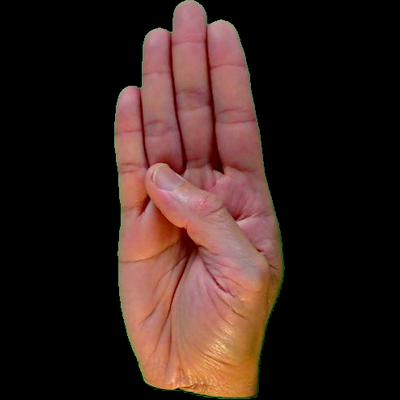
#> input picture Vision Artificial/TPFinal2/databaseASL/TPFtesting/b_hand1_b_bot_seg_3_cropped.jpeg, 400 x 400 px, given in place of d, which was not available
$ python -i testbinario.py   (imports and definitions only)
#> lines starting #> are read from the running program, lines starting #| are printed output that depends on the picture; after the words box and inside, x2 and y2 are one past the last pixel; in counts of white or black regions, pixels touching at a corner belong together; pictures that were not available may be replaced by others from this repository, and a replacement may not be noted
### Vision Artificial/TPFinal2/utils/TPFhu_moments_generation.py
import cv2
import csv
import glob
import numpy
import math
import os

from utils.TPFlabel_converters import label_to_int

# Escribo los valores de los momentos de Hu en el archivo
# [36 lines left out: functions write_hu_moments, generate_hu_moments_file, not called in this run]


# Encargada de generar los momentos de Hu para las imagenes
def hu_moments_of_file(filename):
    image = cv2.imread(filename)
    gray = cv2.cvtColor(image, cv2.COLOR_RGB2GRAY)
    _, bin = cv2.threshold(gray, 1, 255, cv2.THRESH_BINARY)

    # Invert the image so the area of the UAV is filled with 1's. This is necessary since
    # cv::findContours describes the boundary of areas consisting of 1's.
    bin = 255 - bin # como sabemos que las figuras son negras invertimos los valores binarios para que esten en 1.

    kernel = numpy.ones((3, 3), numpy.uint8)  # Tamaño del bloque a recorrer
    # buscamos eliminar falsos positivos (puntos blancos en el fondo) para eliminar ruido.
    bin = cv2.morphologyEx(bin, cv2.MORPH_ERODE, kernel)

    contours, hierarchy = cv2.findContours(bin, cv2.RETR_LIST,
                                           cv2.CHAIN_APPROX_SIMPLE)  # encuetra los contornos
    shape_contour = max(contours, key=cv2.contourArea)  # Agarra el contorno de area maxima

    # Calculate Moments
    moments = cv2.moments(shape_contour)  # momentos de inercia
    # Calculate Hu Moments
    huMoments = cv2.HuMoments(moments)  # momentos de Hu
    # Log scale hu moments
    for i in range(0, 7):
        huMoments[i] = -1 * math.copysign(1.0, huMoments[i]) * math.log10(abs(huMoments[i])) # Mapeo para agrandar la escala.
    return huMoments

### Vision Artificial/TPFinal2/testbinario.py
import cv2
import glob
import numpy as np
from utils.TPFhu_moments_generation import hu_moments_of_file
from utils.TPFlabel_converters import int_to_label

def show_images(files):
    current_index = 0
    total_images = len(files)

    while True:
        # Leer la imagen actual
        image = cv2.imread(files[current_index])
#> image is the input picture: shape (400, 400, 3); mean B, G, R 29.5, 34, 53.9

        # Obtener el nombre del archivo para mostrarlo
        filename = files[current_index].split('/')[-1]

        # Preparar imagen binaria (similar al proceso en hu_moments_generation)
        gray = cv2.cvtColor(image, cv2.COLOR_BGR2GRAY)
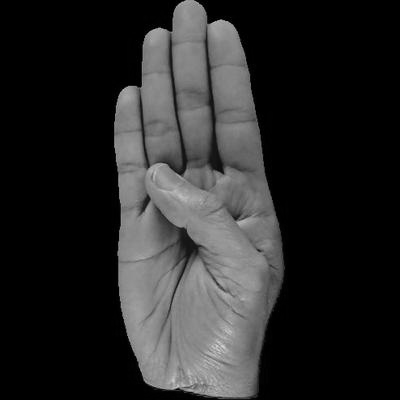
#> gray: shape (400, 400); min 0, max 214, mean 39.4
        blurred = cv2.GaussianBlur(gray, (5, 5), 0)
        _, binary = cv2.threshold(blurred, 10, 255, cv2.THRESH_BINARY)
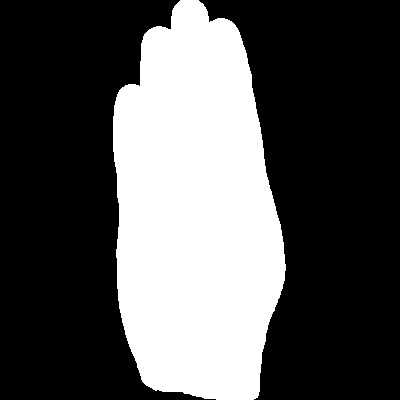
#> binary: shape (400, 400); 33.4% white; 1 white region, box (x1, y1, x2, y2) and area: (113, 0, 286, 400) 53385

        # Calcular los momentos de Hu y predecir
        hu_moments = hu_moments_of_file(files[current_index])
#> in hu_moments_of_file, `gray = cv2.cvtColor(image, cv2.COLOR_RGB2GRAY)`:
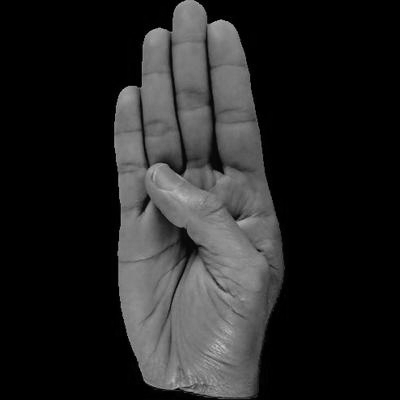
#> gray: shape (400, 400); min 0, max 195, mean 34.9
#> in hu_moments_of_file, `_, bin = cv2.threshold(gray, 1, 255, cv2.THRESH_BINARY)`:
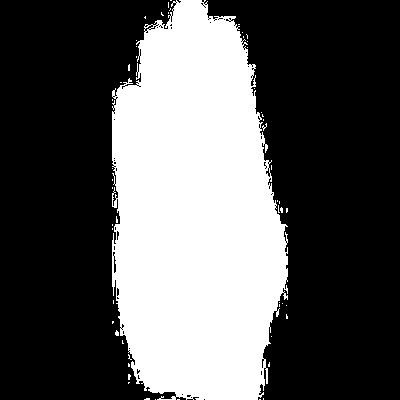
#> bin: shape (400, 400); 34.7% white; 56 white regions (55 under 20 px), largest, box (x1, y1, x2, y2) and area: (112, 0, 288, 400) 55251
#> in hu_moments_of_file, `bin = cv2.morphologyEx(bin, cv2.MORPH_ERODE, kernel)`:
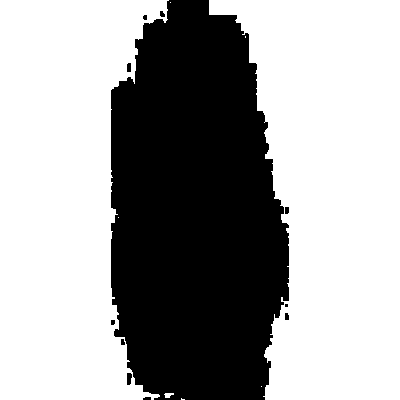
#> bin: shape (400, 400); 63.6% white; 11 black regions (3 under 20 px)
#> in hu_moments_of_file, `contours, hierarchy = cv2.findContours(bin, cv2.RETR_LIST, cv2.CHAIN_A..`: contours = 17 contours, 6 with area under 20; largest, box (x1, y1, x2, y2) and area: (209, 0, 400, 400) 52346, (0, 0, 169, 400) 48363, (126, 372, 133, 386) 66, (126, 62, 132, 73) 46, (284, 206, 290, 215) 36
#> in hu_moments_of_file, `shape_contour = max(contours, key=cv2.contourArea)`: shape_contour = contour of 209 points, box (x1, y1, x2, y2) (209, 0, 400, 400), area 52346
#> in hu_moments_of_file, `moments = cv2.moments(shape_contour)`: moments = moments, m00 52346, centre m10/m00, m01/m00 = (332.2, 189.2)
#> in hu_moments_of_file, `huMoments = cv2.HuMoments(moments)`: huMoments = [0.303, 0.0591, 0.00101, 0.000211, 5.98e-08, 2.54e-05, -7.66e-08]
#> after the loop in hu_moments_of_file, `for i in range(0, 7):`: huMoments = [0.519, 1.23, 3, 3.68, 7.22, 4.6, -7.12]
#> hu_moments = [0.519, 1.23, 3, 3.68, 7.22, 4.6, -7.12]
        sample = np.array([hu_moments], dtype=np.float32)
#> sample = [0.519, 1.23, 3, 3.68, 7.22, 4.6, -7.12]
#> (the run stopped early here; a loop or call above may not have finished)

$ run again, on Vision Artificial/TPFinal2/databaseASL/TPFtesting/h_hand2_h_top_seg_4_cropped.jpeg
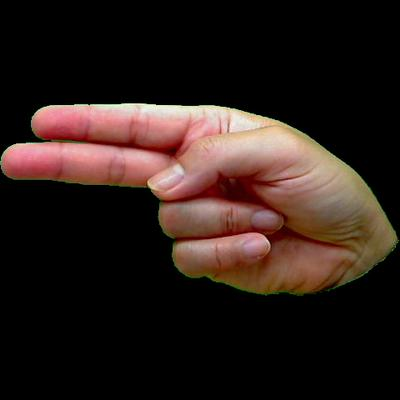
#> input picture Vision Artificial/TPFinal2/databaseASL/TPFtesting/h_hand2_h_top_seg_4_cropped.jpeg, 400 x 400 px, given in place of d, which was not available
#> in show_images, image is the input picture: shape (400, 400, 3); mean B, G, R 25.9, 30.5, 44.2
#> in show_images, `_, binary = cv2.threshold(blurred, 10, 255, cv2.THRESH_BINARY)`:
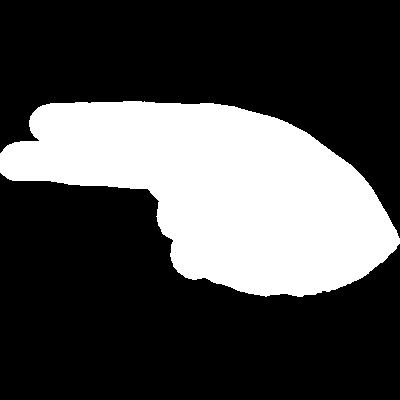
#> binary: shape (400, 400); 29.4% white; 1 white region, box (x1, y1, x2, y2) and area: (0, 101, 400, 297) 47029
#> in hu_moments_of_file, `bin = cv2.morphologyEx(bin, cv2.MORPH_ERODE, kernel)`:
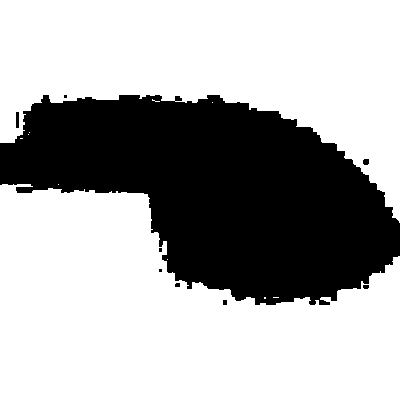
#> bin: shape (400, 400); 67.3% white; 9 black regions (4 under 20 px)
#> contours = 20 contours, 12 with area under 20; largest, box (x1, y1, x2, y2) and area: (0, 184, 400, 400) 59040, (0, 0, 400, 223) 47384, (15, 111, 20, 129) 66, (362, 158, 370, 166) 42, (174, 95, 183, 102) 42, (362, 284, 370, 290) 30, (222, 299, 228, 306) 28, (174, 282, 181, 288) 26
#> shape_contour = contour of 272 points, box (x1, y1, x2, y2) (0, 184, 400, 400), area 59040
#> moments = moments, m00 59040, centre m10/m00, m01/m00 = (167.9, 317)
#> in hu_moments_of_file, `huMoments = cv2.HuMoments(moments)`: huMoments = [0.28, 0.0381, 0.00574, 0.00166, 4.73e-06, 0.000281, 1.93e-06]
#> after the loop in hu_moments_of_file, `for i in range(0, 7):`: huMoments = [0.553, 1.42, 2.24, 2.78, 5.33, 3.55, 5.71]

$ run again, on Vision Artificial/TPFinal2/databaseASL/TPFtesting/r_hand2_r_left_seg_3_cropped.jpeg
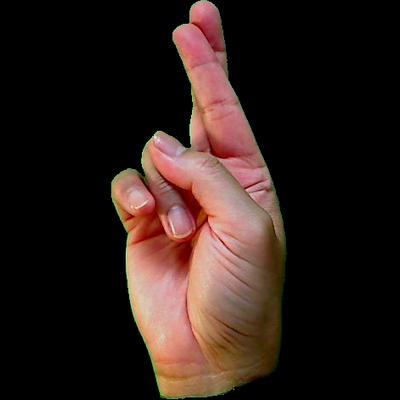
#> input picture Vision Artificial/TPFinal2/databaseASL/TPFtesting/r_hand2_r_left_seg_3_cropped.jpeg, 400 x 400 px, given in place of d, which was not available
#> in show_images, image is the input picture: shape (400, 400, 3); mean B, G, R 25.6, 30.1, 44.6
#> in show_images, `_, binary = cv2.threshold(blurred, 10, 255, cv2.THRESH_BINARY)`:
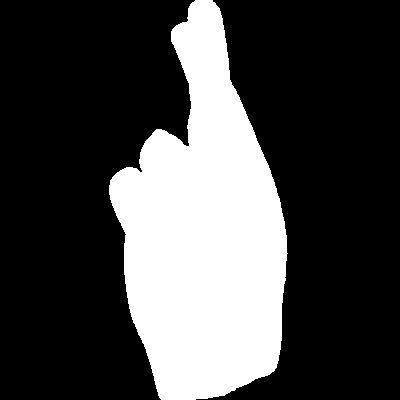
#> binary: shape (400, 400); 27.8% white; 1 white region, box (x1, y1, x2, y2) and area: (109, 0, 288, 400) 44543
#> in hu_moments_of_file, `bin = cv2.morphologyEx(bin, cv2.MORPH_ERODE, kernel)`:
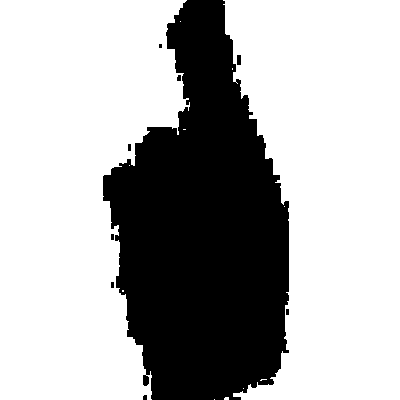
#> bin: shape (400, 400); 69.1% white; 9 black regions (5 under 20 px)
#> contours = 20 contours, 11 with area under 20; largest, box (x1, y1, x2, y2) and area: (0, 0, 190, 400) 56368, (223, 0, 400, 400) 53008, (142, 374, 150, 387) 72, (236, 54, 242, 66) 53, (176, 74, 182, 82) 30
#> shape_contour = contour of 240 points, box (x1, y1, x2, y2) (0, 0, 190, 400), area 56368
#> moments = moments, m00 56367.5, centre m10/m00, m01/m00 = (73.2, 186.9)
#> in hu_moments_of_file, `huMoments = cv2.HuMoments(moments)`: huMoments = [0.292, 0.0497, 0.00148, 0.000411, 2.5e-07, 6.29e-05, 2.01e-07]
#> after the loop in hu_moments_of_file, `for i in range(0, 7):`: huMoments = [0.535, 1.3, 2.83, 3.39, 6.6, 4.2, 6.7]

$ run again, on Vision Artificial/TPFinal2/databaseASL/TPFtesting/s_hand2_s_right_seg_5_cropped.jpeg
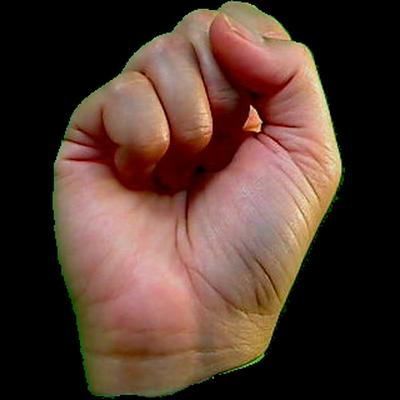
#> input picture Vision Artificial/TPFinal2/databaseASL/TPFtesting/s_hand2_s_right_seg_5_cropped.jpeg, 400 x 400 px, given in place of d, which was not available
#> in show_images, image is the input picture: shape (400, 400, 3); mean B, G, R 46.8, 56.6, 80.2
#> in show_images, `_, binary = cv2.threshold(blurred, 10, 255, cv2.THRESH_BINARY)`:
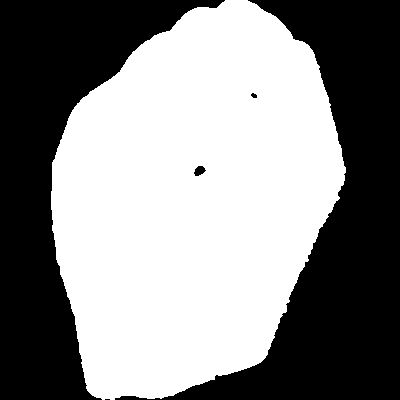
#> binary: shape (400, 400); 53.9% white; 5 black regions (1 under 20 px), largest, box (x1, y1, x2, y2) and area: (115, 0, 400, 400) 39746, (0, 0, 225, 400) 33970, (194, 166, 206, 176) 81, (251, 93, 257, 98) 22
#> in hu_moments_of_file, `bin = cv2.morphologyEx(bin, cv2.MORPH_ERODE, kernel)`:
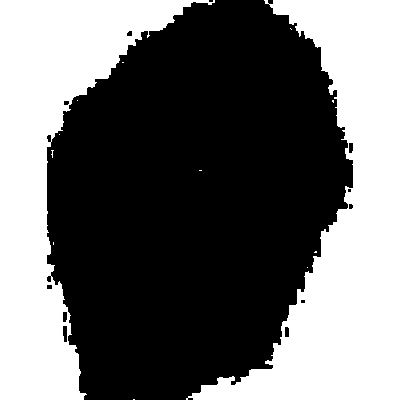
#> bin: shape (400, 400); 42.2% white; 13 white regions (11 under 20 px)
#> contours = 25 contours, 13 with area under 20; largest, box (x1, y1, x2, y2) and area: (186, 0, 400, 400) 35697, (0, 0, 215, 400) 30752, (62, 325, 68, 343) 76, (284, 326, 290, 338) 52, (62, 311, 68, 323) 50
#> shape_contour = contour of 320 points, box (x1, y1, x2, y2) (186, 0, 400, 400), area 35697
#> moments = moments, m00 35697, centre m10/m00, m01/m00 = (346.8, 224.9)
#> in hu_moments_of_file, `huMoments = cv2.HuMoments(moments)`: huMoments = [0.506, 0.186, 0.024, 0.00863, 9.99e-05, 0.00242, 7.39e-05]
#> after the loop in hu_moments_of_file, `for i in range(0, 7):`: huMoments = [0.296, 0.731, 1.62, 2.06, 4, 2.62, 4.13]
